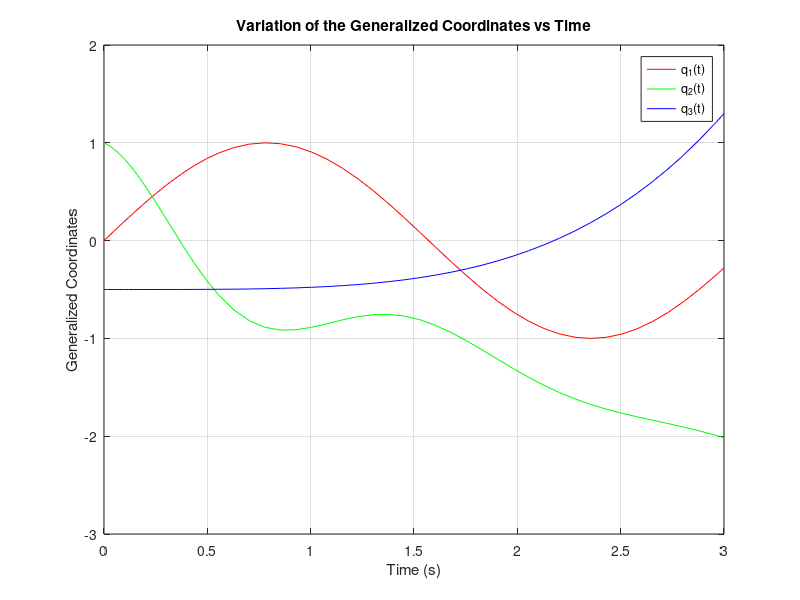

This figure's MATLAB source:
% ----------------
% ----- EX 5 -----
% ----------------

% ----- defining the constants -----
m1 = 10;      % kg
m2 = 4.15;    % kg
m3 = 0.5;     % kg
J3 = 0.015;   % kg*m^2
g = 9.81;     % m/s^2
tspan = [0 3];

% ----- setting the initial conditions -----
% [q1, q1_dot, q2, q2_dot, q3, q3_dot]
y0 = [0; 2; 1; -1; -0.5; 0];

% ----- system of ODEs -----
robotODE = @(t, y) [
    y(2); % dq1/dt = q1_dot
    (-58.6*sin(2*t)) / (m1 + m2 + m3); % d(q1_dot)/dt
    y(4); % dq2/dt = q2_dot
    (23.25*exp(-t)*(sin(4*t) - 3*cos(4*t)) + 45.601 - (m2+m3)*g) / (m2 + m3); % d(q2_dot)/dt
    y(6); % dq3/dt = q3_dot
    (0.004*t.^2) / J3 % d(q3_dot)/dt
];

% ----- solving -----
[t, y] = ode45(robotODE, tspan, y0);

% ----- plotting -----
figure;
plot(t, y(:,1), 'r', 'DisplayName', 'q_1(t)');
hold on;
plot(t, y(:,3), 'g', 'DisplayName', 'q_2(t)');
plot(t, y(:,5), 'b', 'DisplayName', 'q_3(t)');
xlabel('Time (s)');
ylabel('Generalized Coordinates');
title('Variation of the Generalized Coordinates vs Time');
legend show;
grid on;
